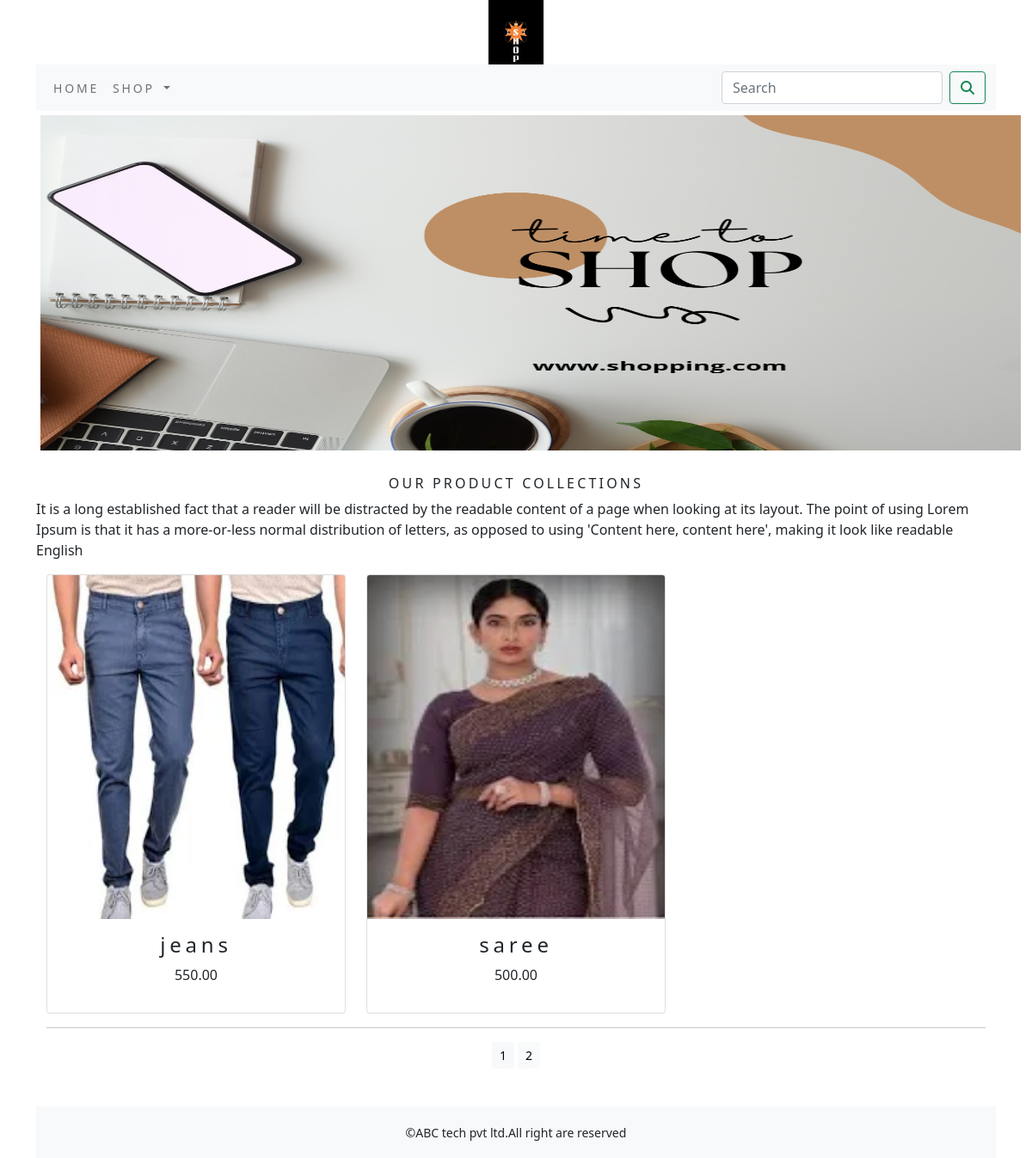
Screenshot of /shop/?page=2 with the database file from the repository.
### shop/models.py (models this page shows, shortened)
class Product(models.Model):
    name = models.CharField(max_length=250, unique=True)
    slug = models.SlugField(max_length=250, unique=True)
    description = models.TextField(blank=True)
    price=models.DecimalField(max_digits=10,decimal_places=2)
    category=models.ForeignKey(Category,on_delete=models.CASCADE)
    image = models.ImageField(upload_to='product', blank=True)
    stock=models.IntegerField()
    available=models.BooleanField(default=True)
    created=models.DateTimeField(auto_now_add=True)
    updated=models.DateTimeField(auto_now=True)
    def get_url(self):
        return reverse('shop:prodCatdetail',args=[self.category.slug,self.slug])
    class Meta:
        ordering = ('name',)
        verbose_name = 'product'
        verbose_name_plural = 'products'

### shop/views.py (the view)
# urls.py: path('',views.allProdCat,name='allProdCat'),
def allProdCat(request,c_slug=None):
    c_page=None
    products_list=None
    if c_slug!=None:
        c_page=get_object_or_404(Category,slug=c_slug)
        products_list=Product.objects.all().filter(category=c_page,available=True)
    else:
        products_list=Product.objects.all().filter(available=True)
    paginator=Paginator(products_list,6)
    try:
        page=int(request.GET.get('page','1'))
    except:
        page=1
    try:
        products=paginator.page(page)
    except (EmptyPage,InvalidPage):
        products=paginator.page(paginator.num_pages)
    return render(request,'category.html',{'category':c_page,'products':products})

### cart/context_processors.py (called while the page is built)
def counter(request):
    item_count=0
    if 'admin' in request.path:
        return {}
    else:
        try:
            cart=Cart.objects.filter(cart_id=_cart_id(request))
            cart_items=CartItem.objects.all().filter(cart=cart[:1])
            for cart_item in cart_items:
                item_count += cart_item.quantity
        except Cart.DoesNotExist:
            item_count=0
    return dict(item_count=item_count)

### cart/views.py (called while the page is built)
def _cart_id(request):
    cart=request.session.session_key
    if not cart:
        cart=request.session.create()
    return cart

### shop/context_processors.py (called while the page is built)
def menu_links(request):
    links=Category.objects.all()
    return dict(links=links)

### shop/models.py (called while the page is built)
    def get_url(self):
        return reverse('shop:products_by_category',args=[self.slug])

### templates/category.html (shortened to what this page needs)
{% extends 'base.html' %}
{% load static %}
{% block content %}
<div class="mx_auto">
     {% if category %}
    <img  src="{{category.image.url}}" alt="{{category.name}}" width="1150px" height="400px;">
</div>
<br>
<div>
    <h1 class="text-center my_title">{{category.name}}</h1>
    <p class="text-justify">{{category.description}}</p>
</div>
{% else %}
<div>
<img class="  my_image_padding" src="{% static 'img/banner.png' %}" alt="our products" width="1150px" height="400px;">
</div>
<br>
<div>
    <h1 class="text-center my_title"> our product collections</h1>
    <p class="text-justify">It is a long established fact that a reader will be distracted by the readable content of a page when looking at its layout. The point of using Lorem Ipsum is that it has a more-or-less normal distribution of letters, as opposed to using 'Content here, content here', making it look like readable English</p>
</div>
{% endif %}
<div class="container">
    <div class="row mx_auto">
        {% for product in products.object_list  %}
        <div class="my_bottom_margin col-9  col-sm-12 col-md-4 col-lg-4">
            <div class="card text-center" style="min-width:18rem;">
                <a href="{{product.get_url}}"><img class="card-img-top my_image" src="{{product.image.url}}" alt="{{product.name}}" width="100px" height="100px;"></a>
                <div class="card-body">
                    <h4>{{product.name}}</h4>
                    <p>{{product.price}}</p>
                </div>
            </div>
        </div>
        {% endfor %}
    </div>
    <div class="mx_auto">
        {% if products.paginator.num_pages > 1 %}
        <hr>
        <div class="text-center">
            {% for pg in products.paginator.page_range %}
            <a href="?page={{pg}}" class="btn btn-light btn-sm {% if products.number == pg %} active {% endif %}">{{pg}}</a>
        {% endfor %}
        </div>
        {% endif %}
    </div>
    <br>
</div>
{% endblock %}

### static/css/custom.css (style rules this page uses)
body { font-family: 'Roboto', sans-serif; }
.my_image { width:50px; height:400px; }
.my_title { font-size:16px; text-transform:uppercase; letter-spacing:.2em; }
.my_image_padding { padding:5px; }
.my_bottom_margin { margin_bottom:10px; }
.card-body h4 { font-size:14px text-transform:uppercase; letter-spacing:.2em; }

### rows the page displays
Product: image (picture), name "jeans", price "550.00"
Product: image (picture), name "saree", price "500.00"

### other values shown
{{ pg }} "1" "2"
